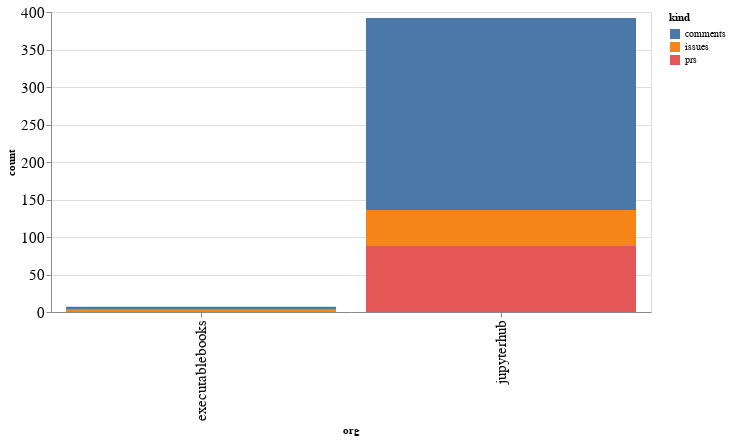

The notebook cell saved with this chart:
### Code cell
alt.Chart(org_summaries, width=600).mark_bar().encode(
    x='org',
    y='count',
    color='kind',
    tooltip="org"
)

### Figure 1 — Vega-Lite specification as saved in the notebook (floating-point values rounded to 4 significant figures)
{"config": {"axisLeft": {"labelFontSize": 15}, "axisBottom": {"labelFontSize": 15}}, "data": {"name": "data-b973d4e09b162ba62e445603b090aff2"}, "mark": "bar", "encoding": {"color": {"type": "nominal", "field": "kind"}, "tooltip": {"type": "nominal", "field": "org"}, "x": {"type": "nominal", "field": "org"}, "y": {"type": "quantitative", "field": "count"}}, "width": 600, "$schema": "https://vega.github.io/schema/vega-lite/v4.8.1.json", "datasets": {"data-b973d4e09b162ba62e445603b090aff2": [{"org": "executablebooks", "kind": "comments", "count": 4}, {"org": "executablebooks", "kind": "issues", "count": 3}, {"org": "jupyterhub", "kind": "comments", "count": 256}, {"org": "jupyterhub", "kind": "issues", "count": 47}, {"org": "jupyterhub", "kind": "prs", "count": 89}]}}
